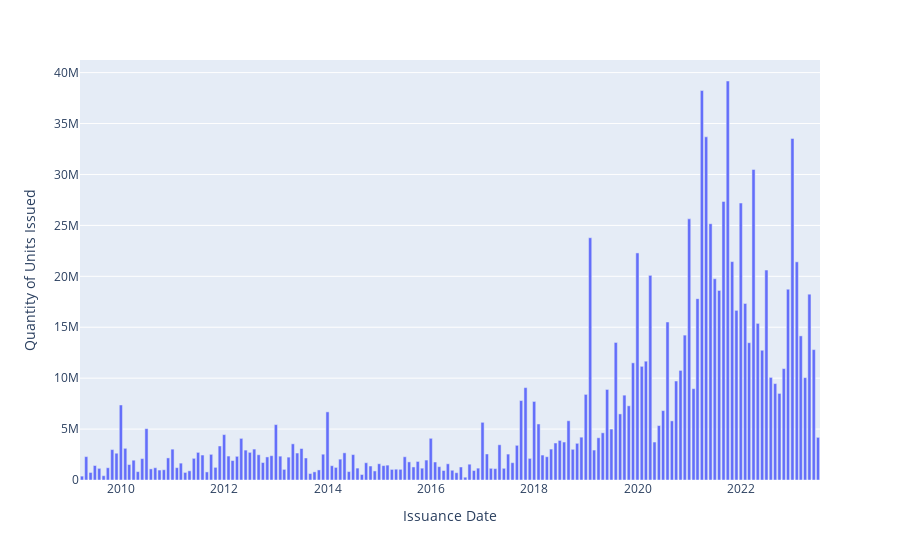

Here is the notebook cell this chart was saved with:
### Code cell
px.bar(monthly_issuance, x='Issuance Date',y='Quantity of Units Issued').show()

### Figure 1 — Plotly figure (JSON) as saved in the notebook; plotly's stock layout.template omitted (floating-point values rounded to 4 significant figures; data arrays with more than 128 entries replaced by an {"elided": "..."} marker saying what was removed)
{"data": [{"alignmentgroup": "True", "hovertemplate": "Issuance Date=%{x}<br>Quantity of Units Issued=%{y}<extra></extra>", "legendgroup": "", "marker": {"color": "#636efa", "pattern": {"shape": ""}}, "name": "", "offsetgroup": "", "orientation": "v", "showlegend": false, "textposition": "auto", "type": "bar", "x": {"elided": "172 str values"}, "xaxis": "x", "y": {"elided": "172 int values"}, "yaxis": "y"}], "layout": {"barmode": "relative", "legend": {"tracegroupgap": 0}, "margin": {"t": 60}, "xaxis": {"anchor": "y", "domain": [0, 1], "title": {"text": "Issuance Date"}}, "yaxis": {"anchor": "x", "domain": [0, 1], "title": {"text": "Quantity of Units Issued"}}}}
